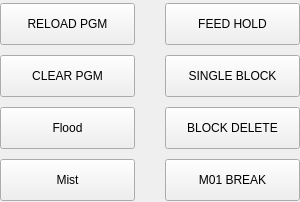
<?xml version="1.0" encoding="UTF-8"?>
<ui version="4.0">
 <class>USER_BUTTONS</class>
 <widget class="QWidget" name="USER_BUTTONS">
  <property name="geometry">
   <rect>
    <x>0</x>
    <y>0</y>
    <width>300</width>
    <height>202</height>
   </rect>
  </property>
  <property name="sizePolicy">
   <sizepolicy hsizetype="Preferred" vsizetype="Preferred">
    <horstretch>0</horstretch>
    <verstretch>0</verstretch>
   </sizepolicy>
  </property>
  <property name="windowTitle">
   <string>User Buttons</string>
  </property>
  <property name="layoutDirection">
   <enum>Qt::LeftToRight</enum>
  </property>
  <layout class="QFormLayout" name="formLayout">
   <property name="horizontalSpacing">
    <number>30</number>
   </property>
   <property name="verticalSpacing">
    <number>10</number>
   </property>
   <property name="leftMargin">
    <number>0</number>
   </property>
   <property name="topMargin">
    <number>3</number>
   </property>
   <property name="rightMargin">
    <number>0</number>
   </property>
   <property name="bottomMargin">
    <number>1</number>
   </property>
   <item row="0" column="0">
    <widget class="ActionButton" name="reload_program_button">
     <property name="sizePolicy">
      <sizepolicy hsizetype="Preferred" vsizetype="Fixed">
       <horstretch>0</horstretch>
       <verstretch>0</verstretch>
      </sizepolicy>
     </property>
     <property name="minimumSize">
      <size>
       <width>135</width>
       <height>42</height>
      </size>
     </property>
     <property name="maximumSize">
      <size>
       <width>135</width>
       <height>42</height>
      </size>
     </property>
     <property name="focusPolicy">
      <enum>Qt::NoFocus</enum>
     </property>
     <property name="layoutDirection">
      <enum>Qt::LeftToRight</enum>
     </property>
     <property name="styleSheet">
      <string notr="true">QPushButton {
   	font: 15pt &quot;Bebas Kai&quot;;
}</string>
     </property>
     <property name="text">
      <string>RELOAD PGM</string>
     </property>
     <property name="checkable">
      <bool>false</bool>
     </property>
     <property name="actionName" stdset="0">
      <string>program.reload</string>
     </property>
    </widget>
   </item>
   <item row="0" column="1">
    <widget class="ActionButton" name="feed_hold_button">
     <property name="sizePolicy">
      <sizepolicy hsizetype="Fixed" vsizetype="Fixed">
       <horstretch>0</horstretch>
       <verstretch>0</verstretch>
      </sizepolicy>
     </property>
     <property name="minimumSize">
      <size>
       <width>135</width>
       <height>42</height>
      </size>
     </property>
     <property name="maximumSize">
      <size>
       <width>135</width>
       <height>42</height>
      </size>
     </property>
     <property name="focusPolicy">
      <enum>Qt::NoFocus</enum>
     </property>
     <property name="styleSheet">
      <string notr="true">QPushButton {
   	font: 15pt &quot;Bebas Kai&quot;;
}</string>
     </property>
     <property name="text">
      <string>FEED HOLD</string>
     </property>
     <property name="checkable">
      <bool>true</bool>
     </property>
     <property name="rules" stdset="0">
      <string>[{&quot;channels&quot;: [{&quot;url&quot;: &quot;status:interp_state?text&quot;, &quot;trigger&quot;: true}], &quot;property&quot;: &quot;Checked&quot;, &quot;expression&quot;: &quot;ch[0] == 'Paused'&quot;, &quot;name&quot;: &quot;check when paused&quot;}]</string>
     </property>
     <property name="actionName" stdset="0">
      <string>program.pause</string>
     </property>
    </widget>
   </item>
   <item row="1" column="0">
    <widget class="ActionButton" name="clear_program_button">
     <property name="sizePolicy">
      <sizepolicy hsizetype="Preferred" vsizetype="Fixed">
       <horstretch>0</horstretch>
       <verstretch>0</verstretch>
      </sizepolicy>
     </property>
     <property name="minimumSize">
      <size>
       <width>135</width>
       <height>42</height>
      </size>
     </property>
     <property name="maximumSize">
      <size>
       <width>135</width>
       <height>42</height>
      </size>
     </property>
     <property name="focusPolicy">
      <enum>Qt::NoFocus</enum>
     </property>
     <property name="styleSheet">
      <string notr="true">QPushButton {
   	font: 15pt &quot;Bebas Kai&quot;;
}</string>
     </property>
     <property name="text">
      <string>CLEAR PGM</string>
     </property>
     <property name="checkable">
      <bool>false</bool>
     </property>
     <property name="actionName" stdset="0">
      <string>program.clear</string>
     </property>
    </widget>
   </item>
   <item row="1" column="1">
    <widget class="ActionButton" name="single_block_button">
     <property name="sizePolicy">
      <sizepolicy hsizetype="Preferred" vsizetype="Fixed">
       <horstretch>0</horstretch>
       <verstretch>0</verstretch>
      </sizepolicy>
     </property>
     <property name="minimumSize">
      <size>
       <width>135</width>
       <height>42</height>
      </size>
     </property>
     <property name="maximumSize">
      <size>
       <width>135</width>
       <height>42</height>
      </size>
     </property>
     <property name="focusPolicy">
      <enum>Qt::NoFocus</enum>
     </property>
     <property name="styleSheet">
      <string notr="true">QPushButton {
   	font: 15pt &quot;Bebas Kai&quot;;
}</string>
     </property>
     <property name="text">
      <string>SINGLE BLOCK</string>
     </property>
     <property name="actionName" stdset="0">
      <string>program.step</string>
     </property>
    </widget>
   </item>
   <item row="2" column="0">
    <widget class="ActionButton" name="flood_button">
     <property name="sizePolicy">
      <sizepolicy hsizetype="Preferred" vsizetype="Fixed">
       <horstretch>0</horstretch>
       <verstretch>0</verstretch>
      </sizepolicy>
     </property>
     <property name="minimumSize">
      <size>
       <width>135</width>
       <height>42</height>
      </size>
     </property>
     <property name="maximumSize">
      <size>
       <width>135</width>
       <height>42</height>
      </size>
     </property>
     <property name="focusPolicy">
      <enum>Qt::NoFocus</enum>
     </property>
     <property name="styleSheet">
      <string notr="true">QPushButton {
   	font: 15pt &quot;Bebas Kai&quot;;
}</string>
     </property>
     <property name="text">
      <string>Flood</string>
     </property>
     <property name="checkable">
      <bool>true</bool>
     </property>
     <property name="actionName" stdset="0">
      <string>coolant.flood.toggle</string>
     </property>
    </widget>
   </item>
   <item row="2" column="1">
    <widget class="ActionButton" name="block_delete_button">
     <property name="sizePolicy">
      <sizepolicy hsizetype="Preferred" vsizetype="Fixed">
       <horstretch>0</horstretch>
       <verstretch>0</verstretch>
      </sizepolicy>
     </property>
     <property name="minimumSize">
      <size>
       <width>135</width>
       <height>42</height>
      </size>
     </property>
     <property name="maximumSize">
      <size>
       <width>135</width>
       <height>42</height>
      </size>
     </property>
     <property name="focusPolicy">
      <enum>Qt::NoFocus</enum>
     </property>
     <property name="styleSheet">
      <string notr="true">QPushButton {
   	font: 15pt &quot;Bebas Kai&quot;;
}</string>
     </property>
     <property name="text">
      <string>BLOCK DELETE</string>
     </property>
     <property name="checkable">
      <bool>true</bool>
     </property>
     <property name="actionName" stdset="0">
      <string>program.block-delete.toggle</string>
     </property>
    </widget>
   </item>
   <item row="3" column="0">
    <widget class="ActionButton" name="mist_button">
     <property name="sizePolicy">
      <sizepolicy hsizetype="Preferred" vsizetype="Fixed">
       <horstretch>0</horstretch>
       <verstretch>0</verstretch>
      </sizepolicy>
     </property>
     <property name="minimumSize">
      <size>
       <width>135</width>
       <height>42</height>
      </size>
     </property>
     <property name="maximumSize">
      <size>
       <width>135</width>
       <height>42</height>
      </size>
     </property>
     <property name="focusPolicy">
      <enum>Qt::NoFocus</enum>
     </property>
     <property name="styleSheet">
      <string notr="true">QPushButton {
   	font: 15pt &quot;Bebas Kai&quot;;
}</string>
     </property>
     <property name="text">
      <string>Mist</string>
     </property>
     <property name="checkable">
      <bool>true</bool>
     </property>
     <property name="actionName" stdset="0">
      <string>coolant.mist.toggle</string>
     </property>
    </widget>
   </item>
   <item row="3" column="1">
    <widget class="ActionButton" name="m01_break_button">
     <property name="sizePolicy">
      <sizepolicy hsizetype="Preferred" vsizetype="Fixed">
       <horstretch>0</horstretch>
       <verstretch>0</verstretch>
      </sizepolicy>
     </property>
     <property name="minimumSize">
      <size>
       <width>135</width>
       <height>42</height>
      </size>
     </property>
     <property name="maximumSize">
      <size>
       <width>135</width>
       <height>42</height>
      </size>
     </property>
     <property name="focusPolicy">
      <enum>Qt::NoFocus</enum>
     </property>
     <property name="styleSheet">
      <string notr="true">QPushButton {
   	font: 15pt &quot;Bebas Kai&quot;;
}</string>
     </property>
     <property name="text">
      <string>M01 BREAK</string>
     </property>
     <property name="checkable">
      <bool>true</bool>
     </property>
     <property name="actionName" stdset="0">
      <string>program.optional-stop.toggle</string>
     </property>
    </widget>
   </item>
  </layout>
 </widget>
 <customwidgets>
  <customwidget>
   <class>ActionButton</class>
   <extends>QPushButton</extends>
   <header>qtpyvcp.widgets.button_widgets.action_button</header>
  </customwidget>
 </customwidgets>
 <resources/>
 <connections/>
</ui>
